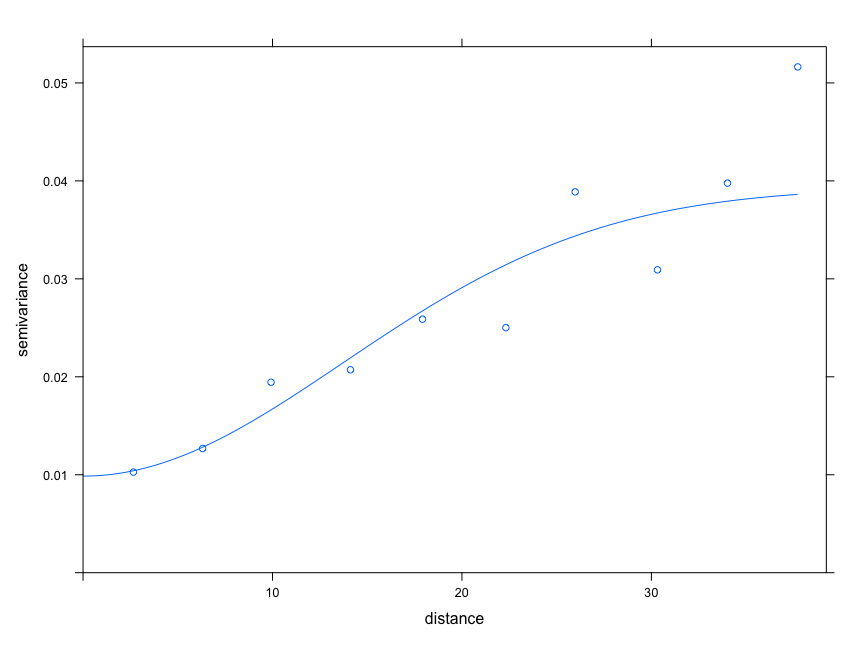

Generate this figure with R:
library(gstat)
library(sp)
library(readxl)

# Load the data
df <- read_excel('wolfcamp.xlsx')

coordinates(df) = ~X + Y
# max distance between points to consider
cutoff = 40 # I just arbitrary chose 20 km
# width of each interval - I just arbitrarily divided the max length by 15
width = cutoff / 10
# The head valye
df$z =df$`Data`
# Find experimental variograms (this "df$z ~ 1" means use ordinary kriging)
v = variogram(df$z ~ 1, data = df, width=width, cutoff=cutoff)
v
plot(v)
# Variogram
fitted = fit.variogram(v, vgm(295, "Gau", 10000, 5))
plot(v, fitted)
print(fitted)
g <- gstat(NULL, id = "data", formula = z ~ 1, data = df, model = fitted)


# do cross-validation to remove an observation, predict at that location and repeat for each observation
out = gstat.cv(g, remove.all=TRUE)
print("Mean error (m)")
print(mean(out$residual))
print("Mean squared error (m)")
print(mean(out$residual^2))
print("Mean standardised squared error (m) - i.e., mean(squared error / prediction variance)")
print(mean((out$residual^2) / out$data.var))
